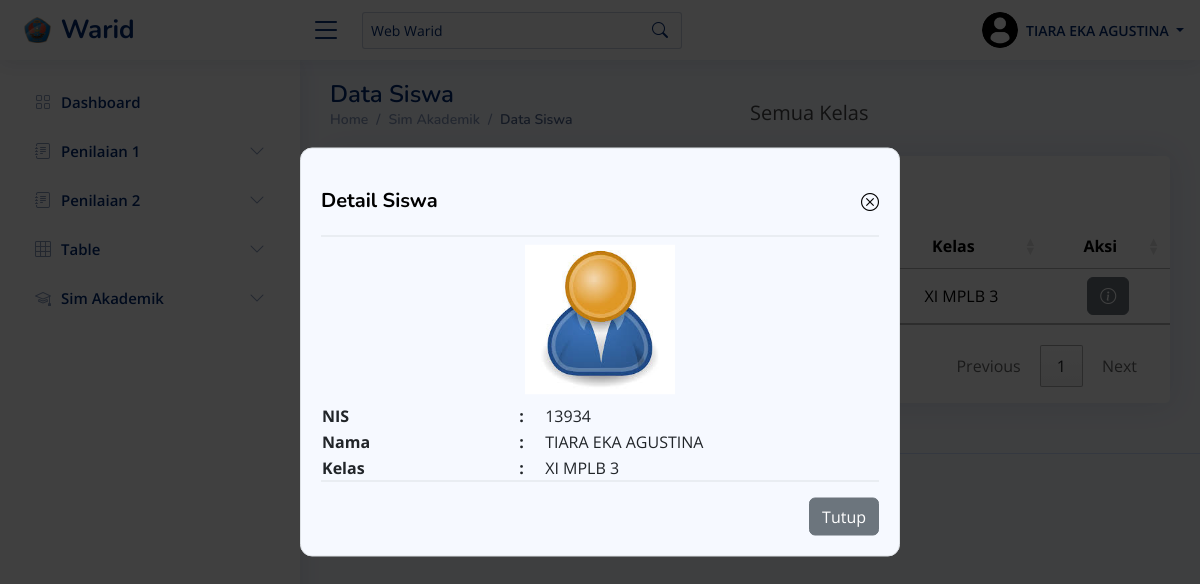
Page /?page=siswa&alert=info_data&nis=13934 (signed in) on the committed database.
### tables this page shows
CREATE TABLE `tb_siswa` (
  `nis` int(11) NOT NULL,
  `nama` varchar(100) NOT NULL,
  `id_kelas` int(11) NOT NULL,
  `jk` smallint(6) NOT NULL,
  `user` varchar(100) NOT NULL,
  `pass` varchar(200) NOT NULL,
  `foto` varchar(100) NOT NULL
);

CREATE TABLE `tb_kelas` (
  `id_kelas` int(11) NOT NULL,
  `jenjang` enum('10','11','12','') NOT NULL,
  `jurusan` enum('PPLG','AKL','MPLB','PM') NOT NULL,
  `nama_kelas` varchar(50) NOT NULL
);

### assets/components/sim_akademik_warid/siswa.php (the view, shortened to what this page needs)
<?php
$pageName = 'siswa';
?>
<?php
if (isset($_POST['kelas_siswa'])) {
  $kelas_siswa = $_POST['kelas_siswa'];
  if ($kelas_siswa == "Semua Kelas") {
    $kelas_query = "";
  } else {
    $kelas_query = "WHERE k.nama_kelas ='$kelas_siswa'";
  }
} else {
  $kelas_siswa = "Semua Kelas";
  $kelas_query = "";
}
?>
<main id="main" class="main">
  <div class="pagetitle d-flex align-items-center">
    <span class="col-sm-6">
      <h1>Data Siswa</h1>
      <nav>
        <ol class="breadcrumb">
          <li class="breadcrumb-item"><a href="?page=dashboard">Home</a></li>
          <li class="breadcrumb-item">Sim Akademik</li>
          <li class="breadcrumb-item active">Data Siswa</li>
        </ol>
      </nav>
    </span>
    <span class="col-sm-6 fs-5"><?php echo $kelas_siswa; ?></span>
  </div>
  <section class="section">
    <div class="row">
      <div class="col-lg-12">
        <div class="card">
          <div class="table-responsive text-nowrap">
            <table id="dataTableSiswa" class="table table-hover">
              <thead>
                <tr>
                  <th>No</th>
                  <th>NIS</th>
                  <th>Nama Siswa</th>
                  <th>Kelas</th>
                  <th>Aksi</th>
                </tr>
              </thead>
              <tbody>
                <?php
                if ($_SESSION['role'] == 'siswa') {
                  $sqlSiswa = "SELECT s.nis, s.nama, k.nama_kelas FROM tb_siswa s LEFT JOIN tb_kelas k ON s.id_kelas = k.id_kelas WHERE s.nis = :nis";
                  $stmt = $pdo->prepare($sqlSiswa);
                  $stmt->bindParam(':nis', $_SESSION['id'], PDO::PARAM_STR);
                  $stmt->execute();
                } else {
                  $sqlSiswa = "SELECT s.nis, s.nama, k.nama_kelas FROM tb_siswa s LEFT JOIN tb_kelas k ON s.id_kelas = k.id_kelas $kelas_query";
                  $stmt = $pdo->query($sqlSiswa);
                }
                $no = 1;
                foreach ($stmt as $siswa) {
                ?>
                  <tr>
                    <td><?php echo $no++; ?></td>
                    <td><?php echo htmlspecialchars($siswa['nis']); ?></td>
                    <td><?php echo htmlspecialchars($siswa['nama']); ?></td>
                    <td><?php echo htmlspecialchars($siswa['nama_kelas']); ?></td>
                    <td>
                      <a href="?page=<?php echo $pageName ?>&alert=info_data&nis=<?php echo $siswa['nis']; ?>" class="btn btn-secondary"><i class="bi bi-info-circle" style="color: white"></i></a>
                    </td>
                  </tr>
                <?php
                }
                ?>
              </tbody>
            </table>
          </div>
        </div>
      </div>
    </div>
  </section>
  <?php
  if (isset($_GET['alert']) && $_GET['alert'] == 'info_data' && isset($_GET['nis'])) {
    $nis = $_GET['nis'];
    $query_siswa = "SELECT s.nis, s.nama, s.foto, k.nama_kelas FROM tb_siswa s LEFT JOIN tb_kelas k ON s.id_kelas = k.id_kelas WHERE nis = '$nis'";
    $stmt_siswa = $pdo->prepare($query_siswa);
    $stmt_siswa->execute();
    $siswa_list = $stmt_siswa->fetchALL(PDO::FETCH_ASSOC);
    foreach ($siswa_list as $d_siswa) {
  ?>
      <div class="card cardModals ">
        <div class="card-body cardInfo border">
          <span class="card-title d-flex justify-content-between border-bottom">
            <h5 class="fw-bold" style="color: black;">Detail Siswa</h5> <a href="?page=<?php echo $pageName ?>" style="color: black; text-decoration:none;"><i class="bi bi-x-circle"></i></a>
          </span>
          <div class="foto_siswa">
            <img src="assets/uploads/<?php echo $d_siswa['foto']; ?>" alt="Foto Siswa">
          </div>
          <table class="border-bottom w-100 mt-2 table_info">
            <tr>
              <th>NIS</th>
              <th>:</th>
              <td><?php echo $d_siswa['nis'] ?? '-'; ?></td>
            </tr>
            <tr>
              <th>Nama</th>
              <th>:</th>
              <td><?php echo $d_siswa['nama'] ?? '-'; ?></td>
            </tr>
            <tr>
              <th>Kelas</th>
              <th>:</th>
              <td><?php echo $d_siswa['nama_kelas'] ?? '-'; ?></td>
            </tr>
          </table>
          <a class="btn btn-secondary float-end mt-3 ms-2" href="?page=<?php echo $pageName ?>">Tutup</a>
        </div>
      </div>
  <?php
    }
  }
  ?>
</main>

### assets/css/style.css (style rules this page uses)
:root { scroll-behavior: smooth; }
body { font-family: "Open Sans", sans-serif; background: #f6f9ff; color: #444444; }
a { color: #4154f1; text-decoration: none; }
h1, h2, h3, h4, h5, h6 { font-family: "Nunito", sans-serif; }
table * { text-align: center; }
table { width: 100%; }
td { vertical-align: middle; word-wrap: break-word; word-break: normal; max-width: 200px; white-space: normal; }
.cardModals tbody tr td { width: 60%; }
.table_info * { text-align: left; }
.cardModals .card-body { position: fixed; top: 50%; transform: translate(-50%, -50%); left: 50%; z-index: 1000; width: 75vw; background: #f6f9ff; border-radius: 12px; }
.card-body { padding: 20px; }
.cardModals { position: fixed; top: 50%; left: 50%; transform: translate(-50%, -50%); z-index: 999; width: 100vw; height: 120vh; background-color: rgba(0, 0, 0, 0.75); }
.cardModals .cardInfo { top: 45%; width: 50vw; }
.foto_siswa { width: 100%; text-align: center; overflow: hidden; position: relative; }
.foto_siswa img { width: 150px; height: 150px; }
#main { margin-top: 60px; padding: 20px 30px; transition: all 0.3s; }
.pagetitle { margin-bottom: 10px; }
.pagetitle h1 { font-size: 24px; margin-bottom: 0; font-weight: 600; color: #012970; }
.card { margin-bottom: 30px; border: none; border-radius: 5px; box-shadow: 0px 0 30px rgba(1, 41, 112, 0.1); }
.card-title { padding: 20px 0 15px 0; font-size: 18px; font-weight: 500; color: #012970; font-family: "Poppins", sans-serif; }
.breadcrumb { font-size: 14px; font-family: "Nunito", sans-serif; color: #899bbd; font-weight: 600; }
.breadcrumb a { color: #899bbd; transition: 0.3s; }
.breadcrumb .breadcrumb-item::before { color: #899bbd; }
.breadcrumb .active { color: #51678f; font-weight: 600; }
@media (min-width: 1200px) { #main, #footer { margin-left: 300px; } }

### rows in the picture
tb_siswa: id_kelas.nama_kelas "XI MPLB 3", foto (picture), nis "13934", nama "TIARA EKA AGUSTINA"

### other values in the picture
$userDisplayName "TIARA EKA AGUSTINA"
$kelas_siswa "Semua Kelas"
